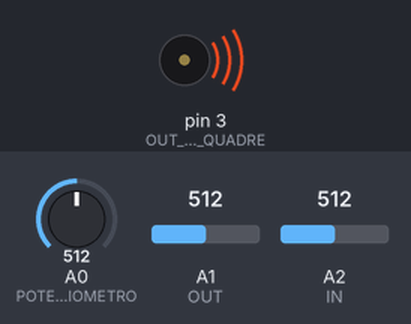
A sketch run on a simulated Arduino Uno, built with avr-gcc and run on an emulated ATmega328P. Shown: buzzer (waves = sounding). The test bench sets the inputs (shaded band); at power-on: A1 (OUT) = 512, A2 (IN) = 512, A0 (POTENZIOMETRO) = 512. What the sketch prints to the serial monitor is not drawn.

Above: at 1.2 s.
1.3 s: A1 (OUT) set to 107
2.8 s: A1 (OUT) set to 93
4.9 s: A2 (IN) set to 109
6.4 s: A2 (IN) set to 91
Timing chart, 0 to 9.3 s (numbered marks = the images above; inputs shaded):
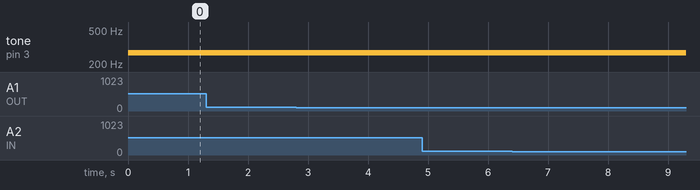

Measured:
- after the input at 1.3 s, every drawn part: stays the same
- after the input at 2.8 s, every drawn part: stays the same
- after the input at 4.9 s, every drawn part: stays the same
- after the input at 6.4 s, every drawn part: stays the same

The sketch:

ArduinoLab2.ino
```cpp
// RICORDARSI DI MODIFICARE I VALORI SOTTOSTANTI IN BASE A COME SI È COLLEGATA LA SCHEDA ARDUINO AL CIRCUITO SULLA BREADBORD,

// QUELLI PREIMPOSTATI VANNO BENE SE IL CIRCUITO È STATO COLLEGATO ALLA STESSA MANIERA MOSTRATA SU TINKERCAD DURANTE IL VIDEO

#define POTENZIOMETRO A0 // Pin collegato al potenziometro

#define OUT_ONDE_QUADRE 3 // Pin collegato al generatore di segnale periodico

#define IN A2 // Pin misura segnale d'ingresso

#define OUT A1 // Pin misura segnale d'uscita

#define FREQUENZA_MAX 500  // frequenza massima di 500 Hz

#define FREQUENZA_MIN 20 // frequenza minima di 20 Hz

#define ITERAZIONI 50 // max 88


unsigned long time;
unsigned long delta_time;
char buff[1500] = {0}; // buffer usato per inviare i dati a python
char temp_str[100] = {0}; // stringa che salva le misure singole da aggiungere al buffer
int i = 0;
int frequenza;

void setup() {

  pinMode(OUT_ONDE_QUADRE, OUTPUT); // impostiamo il pin 3 come uscita
  time = micros();

  Serial.begin(38400); // inizializzazione della comunicazione seriale con python
  Serial.setTimeout(1);

}

void loop() { // Ciclo calcolo e acquisizione dati

  frequenza = FREQUENZA_MAX * (float) analogRead(POTENZIOMETRO)/1023.0 + FREQUENZA_MIN; // Frequenza in base al potenziometro

  tone(OUT_ONDE_QUADRE, frequenza); // Uscita onda quadra alla frequenza impostata

  delta_time = micros() - time; // misura il tempo trascorso dall'ultima misura

  sprintf(temp_str, "%lu,%d,%d;", delta_time, analogRead(IN), analogRead(OUT)); // Acquisizione dei dati

  strcat(buff, temp_str); // Aggiunta dati alla lista di tutti i punti

  if(i > ITERAZIONI){ // Dopo aver acquisito il numero scelto di dati, arduino li invia a python e reimposta le variabili alle condizioni iniziale per il nuovo ciclo

    Serial.println(buff);

    i = 0;
    time = micros();
    memset(buff, 0, 1024);
    delay(20);

  }

  // Quando si fa il run dal codice python dei dati aquisiti da questo codice può capitare che le prime volte dia un errore a causa di dati "spazzatura",
  // rifare il run da python un paio di volte e dovrebbe partire, questa cosa è mostrata anche nel video

  i++;
}
```
